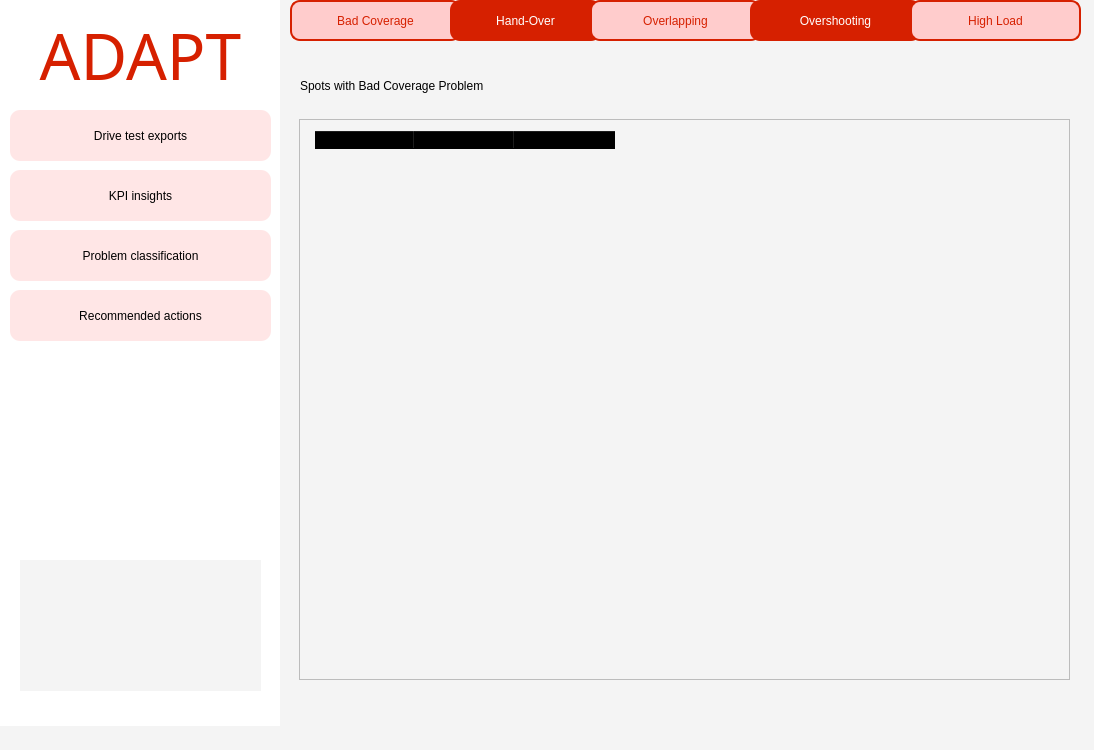
<?xml version="1.0" encoding="UTF-8"?>
<ui version="4.0">
 <class>MainWindow</class>
 <widget class="QMainWindow" name="MainWindow">
  <property name="geometry">
   <rect>
    <x>0</x>
    <y>0</y>
    <width>1094</width>
    <height>750</height>
   </rect>
  </property>
  <property name="windowTitle">
   <string>MainWindow</string>
  </property>
  <property name="styleSheet">
   <string notr="true">
background-color: rgb(244, 244, 244);</string>
  </property>
  <widget class="QWidget" name="centralwidget">
   <widget class="QLabel" name="label_2">
    <property name="geometry">
     <rect>
      <x>-1</x>
      <y>-5</y>
      <width>281</width>
      <height>731</height>
     </rect>
    </property>
    <property name="styleSheet">
     <string notr="true">background-color: rgb(255, 255, 255);</string>
    </property>
    <property name="text">
     <string/>
    </property>
   </widget>
   <widget class="QPushButton" name="exports_button">
    <property name="geometry">
     <rect>
      <x>10</x>
      <y>110</y>
      <width>261</width>
      <height>51</height>
     </rect>
    </property>
    <property name="styleSheet">
     <string notr="true">QPushButton {
    background-color: rgb(255, 230, 230); /* light faded red */
    font: 10pt &quot;Century Gothic&quot;;
    color: black;
    border-radius: 10px;
    border: none;
    padding: 6px 12px;
}

QPushButton:hover {
    background-color: rgb(250, 200, 200); /* slightly deeper red when hovering */
}

QPushButton:pressed {
    background-color: rgb(240, 180, 180); /* deeper red when pressed */
    padding-top: 8px;
    padding-bottom: 4px;
}
</string>
    </property>
    <property name="text">
     <string>Drive test exports</string>
    </property>
    <property name="icon">
     <iconset>
      <normaloff>../../../Downloads/file-export.png</normaloff>../../../Downloads/file-export.png</iconset>
    </property>
    <property name="checkable">
     <bool>false</bool>
    </property>
    <property name="flat">
     <bool>true</bool>
    </property>
   </widget>
   <widget class="QPushButton" name="insights_button">
    <property name="enabled">
     <bool>false</bool>
    </property>
    <property name="geometry">
     <rect>
      <x>10</x>
      <y>170</y>
      <width>261</width>
      <height>51</height>
     </rect>
    </property>
    <property name="styleSheet">
     <string notr="true">QPushButton {
    background-color: rgb(255, 230, 230); /* light faded red */
    font: 10pt &quot;Century Gothic&quot;;
    color: black;
    border-radius: 10px;
    border: none;
    padding: 6px 12px;
}

QPushButton:hover {
    background-color: rgb(250, 200, 200); /* slightly deeper red when hovering */
}

QPushButton:pressed {
    background-color: rgb(240, 180, 180); /* deeper red when pressed */
    padding-top: 8px;
    padding-bottom: 4px;
}
</string>
    </property>
    <property name="text">
     <string>KPI insights</string>
    </property>
    <property name="icon">
     <iconset>
      <normaloff>../../../Downloads/kpi-evaluation (1).png</normaloff>../../../Downloads/kpi-evaluation (1).png</iconset>
    </property>
    <property name="checkable">
     <bool>false</bool>
    </property>
    <property name="flat">
     <bool>true</bool>
    </property>
   </widget>
   <widget class="QPushButton" name="classification_button">
    <property name="geometry">
     <rect>
      <x>10</x>
      <y>230</y>
      <width>261</width>
      <height>51</height>
     </rect>
    </property>
    <property name="styleSheet">
     <string notr="true">QPushButton {
    background-color: rgb(255, 230, 230); /* light faded red */
    font: 10pt &quot;Century Gothic&quot;;
    color: black;
    border-radius: 10px;
    border: none;
    padding: 6px 12px;
}

QPushButton:hover {
    background-color: rgb(250, 200, 200); /* slightly deeper red when hovering */
}

QPushButton:pressed {
    background-color: rgb(240, 180, 180); /* deeper red when pressed */
    padding-top: 8px;
    padding-bottom: 4px;
}
</string>
    </property>
    <property name="text">
     <string>Problem classification</string>
    </property>
    <property name="icon">
     <iconset>
      <normaloff>../../../Downloads/problem-solving.png</normaloff>../../../Downloads/problem-solving.png</iconset>
    </property>
    <property name="checkable">
     <bool>false</bool>
    </property>
    <property name="flat">
     <bool>true</bool>
    </property>
   </widget>
   <widget class="QPushButton" name="actions_button">
    <property name="geometry">
     <rect>
      <x>10</x>
      <y>290</y>
      <width>261</width>
      <height>51</height>
     </rect>
    </property>
    <property name="styleSheet">
     <string notr="true">QPushButton {
    background-color: rgb(255, 230, 230); /* light faded red */
    font: 10pt &quot;Century Gothic&quot;;
    color: black;
    border-radius: 10px;
    border: none;
    padding: 6px 12px;
}

QPushButton:hover {
    background-color: rgb(250, 200, 200); /* slightly deeper red when hovering */
}

QPushButton:pressed {
    background-color: rgb(240, 180, 180); /* deeper red when pressed */
    padding-top: 8px;
    padding-bottom: 4px;
}
</string>
    </property>
    <property name="text">
     <string>Recommended actions</string>
    </property>
    <property name="icon">
     <iconset>
      <normaloff>../../../Downloads/decision-choice.png</normaloff>../../../Downloads/decision-choice.png</iconset>
    </property>
    <property name="checkable">
     <bool>false</bool>
    </property>
    <property name="flat">
     <bool>true</bool>
    </property>
   </widget>
   <widget class="QLabel" name="label_3">
    <property name="geometry">
     <rect>
      <x>300</x>
      <y>60</y>
      <width>481</width>
      <height>51</height>
     </rect>
    </property>
    <property name="styleSheet">
     <string notr="true">font: 75 16pt &quot;Century Gothic&quot;;
</string>
    </property>
    <property name="text">
     <string>Spots with Bad Coverage Problem</string>
    </property>
   </widget>
   <widget class="QPushButton" name="bad_coverage_button">
    <property name="geometry">
     <rect>
      <x>290</x>
      <y>0</y>
      <width>171</width>
      <height>41</height>
     </rect>
    </property>
    <property name="styleSheet">
     <string notr="true">QPushButton {
    background-color: #FFCCCC;            /* Light red background */
    font: 75 11pt &quot;Century Gothic&quot;;
    color: rgb(214, 32, 0);               /* Deep red text to match border */
    border-radius: 10px;
    border: 2px solid rgb(214, 32, 0);    /* Red outline */
    padding: 5px 10px;
}

QPushButton:pressed {
    padding-top: 7px;
    padding-bottom: 3px;
    background-color: #FF9999;            /* Slightly darker red when pressed */
}

QPushButton:hover {
    background-color: #FFE5E5;            /* Lighter red on hover */
    border-color: rgb(230, 50, 20);       /* Slightly brighter red border */
}
</string>
    </property>
    <property name="text">
     <string>Bad Coverage</string>
    </property>
    <property name="default">
     <bool>false</bool>
    </property>
   </widget>
   <widget class="QPushButton" name="Handover_Button">
    <property name="geometry">
     <rect>
      <x>450</x>
      <y>0</y>
      <width>151</width>
      <height>41</height>
     </rect>
    </property>
    <property name="styleSheet">
     <string notr="true">QPushButton {
    background-color: rgb(214, 32, 0);
    font: 75 11pt &quot;Century Gothic&quot;;
    color: rgb(255, 255, 255);
    border-radius: 10px;
    border: none;
    padding: 5px 10px;
}

QPushButton:pressed {
    padding-top: 7px;
    padding-bottom: 3px;
}

QPushButton:hover {
    background-color: rgb(230, 50, 20);
}

</string>
    </property>
    <property name="text">
     <string>Hand-Over</string>
    </property>
    <property name="default">
     <bool>false</bool>
    </property>
   </widget>
   <widget class="QPushButton" name="Overlapping_button">
    <property name="geometry">
     <rect>
      <x>590</x>
      <y>0</y>
      <width>171</width>
      <height>41</height>
     </rect>
    </property>
    <property name="styleSheet">
     <string notr="true">QPushButton {
    background-color: #FFCCCC;            /* Light red background */
    font: 75 11pt &quot;Century Gothic&quot;;
    color: rgb(214, 32, 0);               /* Deep red text to match border */
    border-radius: 10px;
    border: 2px solid rgb(214, 32, 0);    /* Red outline */
    padding: 5px 10px;
}

QPushButton:pressed {
    padding-top: 7px;
    padding-bottom: 3px;
    background-color: #FF9999;            /* Slightly darker red when pressed */
}

QPushButton:hover {
    background-color: #FFE5E5;            /* Lighter red on hover */
    border-color: rgb(230, 50, 20);       /* Slightly brighter red border */
}
</string>
    </property>
    <property name="text">
     <string>Overlapping</string>
    </property>
    <property name="default">
     <bool>false</bool>
    </property>
   </widget>
   <widget class="QPushButton" name="OvershootingButton">
    <property name="geometry">
     <rect>
      <x>750</x>
      <y>0</y>
      <width>171</width>
      <height>41</height>
     </rect>
    </property>
    <property name="styleSheet">
     <string notr="true">QPushButton {
    background-color: rgb(214, 32, 0);
    font: 75 11pt &quot;Century Gothic&quot;;
    color: rgb(255, 255, 255);
    border-radius: 10px;
    border: none;
    padding: 5px 10px;
}

QPushButton:pressed {
    padding-top: 7px;
    padding-bottom: 3px;
}

QPushButton:hover {
    background-color: rgb(230, 50, 20);
}

</string>
    </property>
    <property name="text">
     <string>Overshooting</string>
    </property>
    <property name="default">
     <bool>false</bool>
    </property>
   </widget>
   <widget class="QPushButton" name="Highload_button">
    <property name="geometry">
     <rect>
      <x>910</x>
      <y>0</y>
      <width>171</width>
      <height>41</height>
     </rect>
    </property>
    <property name="styleSheet">
     <string notr="true">QPushButton {
    background-color: #FFCCCC;            /* Light red background */
    font: 75 11pt &quot;Century Gothic&quot;;
    color: rgb(214, 32, 0);               /* Deep red text to match border */
    border-radius: 10px;
    border: 2px solid rgb(214, 32, 0);    /* Red outline */
    padding: 5px 10px;
}

QPushButton:pressed {
    padding-top: 7px;
    padding-bottom: 3px;
    background-color: #FF9999;            /* Slightly darker red when pressed */
}

QPushButton:hover {
    background-color: #FFE5E5;            /* Lighter red on hover */
    border-color: rgb(230, 50, 20);       /* Slightly brighter red border */
}
</string>
    </property>
    <property name="text">
     <string>High Load</string>
    </property>
    <property name="default">
     <bool>false</bool>
    </property>
   </widget>
   <widget class="QWidget" name="verticalLayoutWidget">
    <property name="geometry">
     <rect>
      <x>299</x>
      <y>119</y>
      <width>771</width>
      <height>561</height>
     </rect>
    </property>
    <layout class="QVBoxLayout" name="verticalLayout_2">
     <item>
      <widget class="QScrollArea" name="scrollArea">
       <property name="widgetResizable">
        <bool>true</bool>
       </property>
       <widget class="QWidget" name="scrollAreaWidgetContents">
        <property name="geometry">
         <rect>
          <x>0</x>
          <y>0</y>
          <width>767</width>
          <height>557</height>
         </rect>
        </property>
        <property name="styleSheet">
         <string notr="true">/* Horizontal ScrollBar */
QScrollBar:horizontal {
    border: none;
    background: #f0f0f0;
    height: 12px;
    margin: 0px 0px 0px 0px;
}

QScrollBar::handle:horizontal {
    background: #e60000;
    min-width: 20px;
    border-radius: 6px;
}

QScrollBar::handle:horizontal:hover {
    background: #cc0000;
}

QScrollBar::add-line:horizontal,
QScrollBar::sub-line:horizontal {
    width: 0px;
    subcontrol-origin: margin;
}

QScrollBar::add-page:horizontal,
QScrollBar::sub-page:horizontal {
    background: none;
}

/* Vertical ScrollBar */
QScrollBar:vertical {
    border: none;
    background: #f0f0f0;
    width: 12px;
    margin: 0px 0px 0px 0px;
}

QScrollBar::handle:vertical {
    background: #e60000;
    min-height: 20px;
    border-radius: 6px;
}

QScrollBar::handle:vertical:hover {
    background: #cc0000;
}

QScrollBar::add-line:vertical,
QScrollBar::sub-line:vertical {
    height: 0px;
    subcontrol-origin: margin;
}

QScrollBar::add-page:vertical,
QScrollBar::sub-page:vertical {
    background: none;
}

/* Remove QFrame border (optional for scroll areas) */
QFrame {
    border: none;
    background: transparent;
}
</string>
        </property>
        <widget class="QWidget" name="badCoverageListContainer" native="true">
         <property name="geometry">
          <rect>
           <x>10</x>
           <y>10</y>
           <width>751</width>
           <height>541</height>
          </rect>
         </property>
         <widget class="QTableWidget" name="badCoverageTable">
          <property name="geometry">
           <rect>
            <x>5</x>
            <y>1</y>
            <width>741</width>
            <height>531</height>
           </rect>
          </property>
          <attribute name="verticalHeaderShowSortIndicator" stdset="0">
           <bool>false</bool>
          </attribute>
          <column>
           <property name="text">
            <string>Spot_Area_Num </string>
           </property>
          </column>
          <column>
           <property name="text">
            <string>Recommened RSRP Increase Range</string>
           </property>
          </column>
          <column>
           <property name="text">
            <string>See on Map</string>
           </property>
          </column>
         </widget>
        </widget>
       </widget>
      </widget>
     </item>
    </layout>
   </widget>
   <widget class="QLabel" name="label_7">
    <property name="geometry">
     <rect>
      <x>20</x>
      <y>560</y>
      <width>241</width>
      <height>131</height>
     </rect>
    </property>
    <property name="frameShape">
     <enum>QFrame::NoFrame</enum>
    </property>
    <property name="frameShadow">
     <enum>QFrame::Plain</enum>
    </property>
    <property name="text">
     <string/>
    </property>
    <property name="pixmap">
     <pixmap>../Vodafone-Logo.png</pixmap>
    </property>
    <property name="scaledContents">
     <bool>true</bool>
    </property>
   </widget>
   <widget class="QLabel" name="label_4">
    <property name="geometry">
     <rect>
      <x>20</x>
      <y>10</y>
      <width>241</width>
      <height>91</height>
     </rect>
    </property>
    <property name="font">
     <font>
      <family>Britannic Bold</family>
      <pointsize>34</pointsize>
      <weight>50</weight>
      <italic>false</italic>
      <bold>false</bold>
     </font>
    </property>
    <property name="styleSheet">
     <string notr="true">color:rgb(214, 32, 0);
font: 34pt &quot;Britannic Bold&quot;;
background-color: rgb(255, 255, 255);



</string>
    </property>
    <property name="text">
     <string>&lt;html&gt;&lt;head/&gt;&lt;body&gt;&lt;p align=&quot;center&quot;&gt;&lt;span style=&quot; font-size:48pt;&quot;&gt;ADAPT&lt;/span&gt;&lt;/p&gt;&lt;/body&gt;&lt;/html&gt;</string>
    </property>
   </widget>
  </widget>
  <widget class="QMenuBar" name="menubar">
   <property name="geometry">
    <rect>
     <x>0</x>
     <y>0</y>
     <width>1094</width>
     <height>26</height>
    </rect>
   </property>
  </widget>
  <widget class="QStatusBar" name="statusbar"/>
 </widget>
 <resources/>
 <connections/>
</ui>
